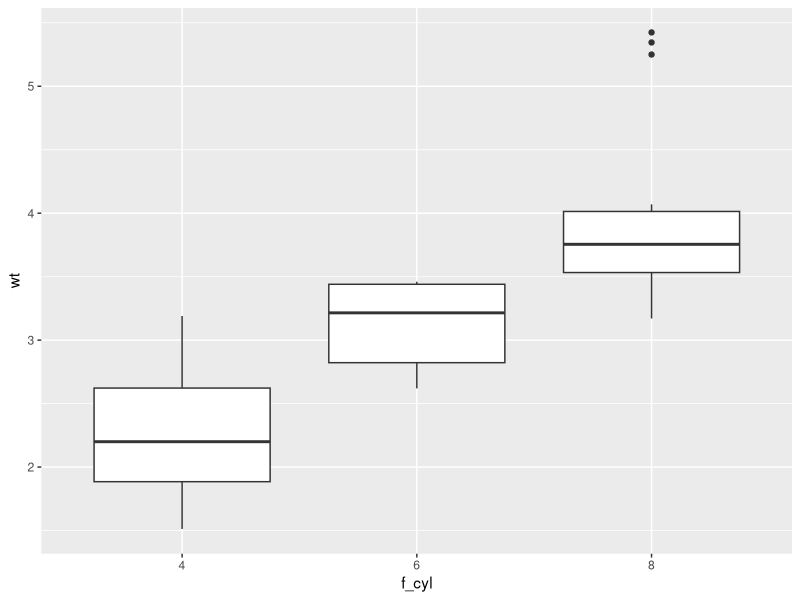

R code for this plot: (Note: this script raises an error after producing the figure.)
# To complete the following exercises, you must use either base R or tidyverse functions.  
# Manual searching or hard-coding answers will not be graded.

# base R ------------------------------------------------------------------

# 1: Create a vector with three elements. Assign it to `v_three`.
v_three <- c(1,2, 3)

# 2: Create a vector containing 20 "a", 30 "b", and 50 "c" (total length = 100).  
# Assign it to `v_abc100`.

v_abc100 <- c(rep("a", 20 ), rep("b",30 ), rep("c", 50 ))

# 3: The script below creates a vector `v_x` with 100 random numbers from a normal distribution.  
# Select only the positive numbers (> 0) from `v_x`, calculate their mean, and assign it to `mu_x_plus`.

set.seed(100)

v_x <- rnorm(100)

mu_x_plus<- mean(v_x [v_x>0])
mu_x_plus

# 4: Create a numeric matrix with the numbers 1 through 9 arranged in 3 rows × 3 columns.  
# Assign it to `m_num`.

m_num <- matrix(1:9, nrow = 3, ncol = 3)
print(m_num)

# 5: Create a base R data frame (`data.frame()` function) using `v_x` and `v_abc100`.  
# Name the columns `"x"` for `v_x` and `"group"` for `v_abc`, and assign it to `df_sample`.

df_sample<- data.frame(x= v_x, group= v_abc100)

# tidyverse ---------------------------------------------------------------

# 6: Load the `tidyverse` package.

library(tidyverse)

# 7: The `mtcars` dataset is a built-in base R data frame.  
# Convert it to a tibble using `as_tibble()` and assign it to `df_mtcars`.  
# Use `?as_tibble()` to read the documentation before doing so.
?as_tibble()
df_mtcars<- as_tibble(mtcars)
df_mtcars
# 8: `mtcars` has the following columns:
#
# mpg   - Miles per gallon  
# cyl   - Number of cylinders  
# disp  - Engine displacement (cu. in.)  
# hp    - Gross horsepower  
# drat  - Rear axle ratio  
# wt    - Weight (1,000 lbs)  
# qsec  - 1/4 mile time (seconds)  
# vs    - Engine shape (0 = V-shaped, 1 = straight)  
# am    - Transmission (0 = automatic, 1 = manual)  
# gear  - Number of forward gears  
# carb  - Number of carburetors  
#
# Display the column names of `df_mtcars` using `colnames()`.  
# Do NOT assign the result to a new object.

colnames(df_mtcars)

# 9: Extract the row names of the `mtcars` dataset using `rownames()`.  
# Assign the result to `v_make`.

v_make<- rownames(mtcars)
v_make

# 10: Add `v_make` as a new column to `df_mtcars` and name the column `"make"`.
library(dplyr)
df_mtcars<-mutate(df_mtcars, make= v_make)


# 11: Filter `df_mtcars` to include only rows where:  
# - `mpg` is less than 20 AND  
# - `disp` is greater than 200  
# Assign the result to `df_subset`.

df_subset<- filter(df_mtcars, mpg< 20, disp> 200)
df_subset

# 12: Count how many car makes meet the above conditions (Q11).
# Apply `nrow()` to `df_subset`.

nrow(df_subset)


# 13: Repeat Q11 and Q12 in a single pipeline (with %>%), and assign the result to `n_make`.

df_subset<- df_mtcars %>% 
  filter(mpg< 20, disp> 200) %>% 
  nrow()
  

# 14: Convert the `cyl` column from numeric to factor using `factor()`.  
# Add it to `df_mtcars` as a new column named `f_cyl` using `mutate()` function.
 
df_mtcars<- df_mtcars %>% 
  mutate(f_cyl = factor(cyl))

# 15: Draw a box plot showing car weight (`wt`) for each number of cylinders (`f_cyl`).
library(ggplot2)

ggplot(df_mtcars, aes(x = f_cyl, y = wt)) + 
  geom_boxplot()
       
# 16: Calculate the average car weight (`wt`) separately for each number of cylinders (`cyl`).
library(dplyr)
df_mtcars  %>% 
  group_by(cly) %>% 
  summarise(avg_wt= mean(wt))

# 17: Identify the heaviest car make (`wt`) among cars with 6 cylinders (`cyl`).
df_mtcars  %>% 
  filter(cyl== 6) %>% 
  arrange(wt)

# 18: Create a histogram showing the distribution of 1/4 mile time (`qsec`).
 
ggplot(mtcars, aes(x = qsec)) +
  geom_histogram()

# 19: The following script creates two tibbles:  
# `df_length` (body length) and `df_weight` (body weight),  
# each with a species code (`sp_code` column).  
# Combine these two data frames based on `sp_code` and assign the result to `df_fish`.

set.seed(123)
v_l <- runif(150, 60, 150)
v_w <- rnorm(n = length(v_l),
             mean = 0.1 * v_l^1.5,
             sd = 10)

df_length <- tibble(length = v_l,
                    sp_code = sample(c("bhc", "rbs", "gsf"),
                                     size = length(v_l),
                                     replace = TRUE))

df_weight <- tibble(weight = v_w,
                    sp_code = sample(c("bhc", "rbs", "gsf"),
                                     size = length(v_l),
                                     replace = TRUE))
df_fish <-left_join(df_length, df_weight, by = "sep_code")

df_fish <- right_join(df_length, df_weight, by = "sep_code")

df_fish <- inner_join(df_length, df_weight, by = "sp_code")

# 20: Draw a scatter plot (point plot) of `length` vs. `weight` from `df_fish`,  
# coloring the points by species code (`sp_code`).

library(ggplot2)

ggplot(df_fish, aes(x = length, y = weight, color = sp_code)) +
  geom_point()